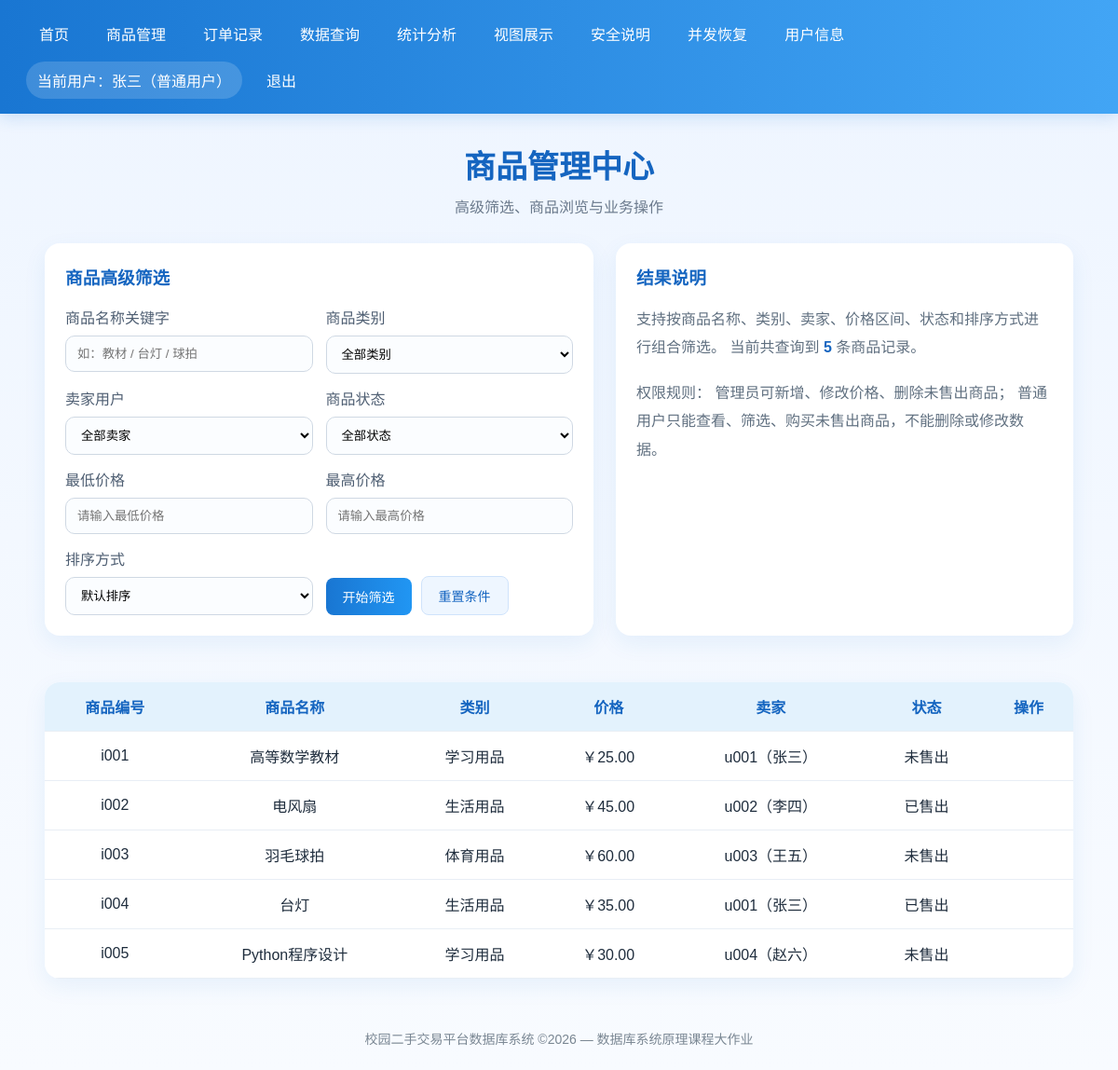
The page /items (signed in) on the database as committed earlier.
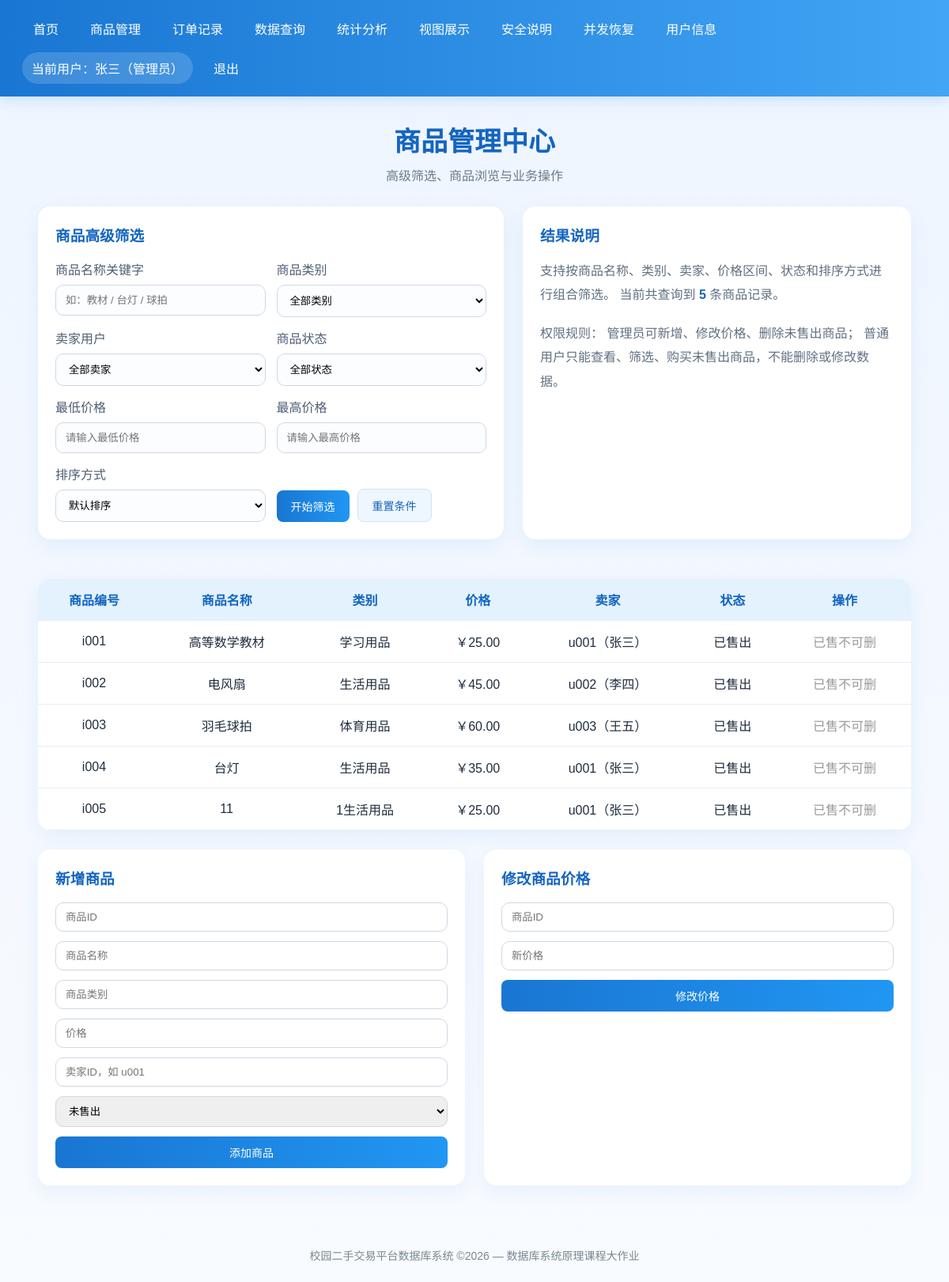
The same page on the database as committed later.
### tables this page shows
CREATE TABLE item (
    item_id TEXT PRIMARY KEY,
    item_name TEXT NOT NULL,
    category TEXT NOT NULL,
    price REAL NOT NULL CHECK(price >= 0),
    seller_id TEXT NOT NULL,
    status INTEGER NOT NULL CHECK(status IN (0, 1)),
    FOREIGN KEY (seller_id) REFERENCES user(user_id)
);

CREATE TABLE user (
    user_id TEXT PRIMARY KEY,
    username TEXT NOT NULL,
    password TEXT NOT NULL,
    gender TEXT NOT NULL,
    phone TEXT NOT NULL,
    role TEXT NOT NULL CHECK(role IN ('admin', 'user'))
);

### app.py (the view)
@app.route("/items")
@login_required
def items():
    keyword = request.args.get("keyword", "").strip()
    category = request.args.get("category", "").strip()
    seller_id = request.args.get("seller_id", "").strip()
    status = request.args.get("status", "").strip()
    min_price = request.args.get("min_price", "").strip()
    max_price = request.args.get("max_price", "").strip()
    sort_by = request.args.get("sort_by", "").strip()
    conn = get_db_connection()
    categories = conn.execute("SELECT DISTINCT category FROM item ORDER BY category").fetchall()
    sellers = conn.execute("SELECT user_id, username FROM user ORDER BY user_id").fetchall()
    sql = """
        SELECT item.*, user.username AS seller_name
        FROM item
        JOIN user ON item.seller_id = user.user_id
        WHERE 1=1
    """
    params = []
    if keyword:
        sql += " AND item.item_name LIKE ?"
        params.append(f"%{keyword}%")
    if category:
        sql += " AND item.category = ?"
        params.append(category)
    if seller_id:
        sql += " AND item.seller_id = ?"
        params.append(seller_id)
    if status != "":
        sql += " AND item.status = ?"
        params.append(int(status))
    if min_price:
        try:
            sql += " AND item.price >= ?"
            params.append(float(min_price))
        except ValueError:
            flash("最低价格格式不正确。")
    if max_price:
        try:
            sql += " AND item.price <= ?"
            params.append(float(max_price))
        except ValueError:
            flash("最高价格格式不正确。")
    if sort_by == "price_asc":
        sql += " ORDER BY item.price ASC"
    elif sort_by == "price_desc":
        sql += " ORDER BY item.price DESC"
    elif sort_by == "name_asc":
        sql += " ORDER BY item.item_name ASC"
    elif sort_by == "name_desc":
        sql += " ORDER BY item.item_name DESC"
    else:
        sql += " ORDER BY item.item_id ASC"
    items_data = conn.execute(sql, params).fetchall()
    conn.close()
    filters = {
        "keyword": keyword,
        "category": category,
        "seller_id": seller_id,
        "status": status,
        "min_price": min_price,
        "max_price": max_price,
        "sort_by": sort_by
    }
    return render_template(
        "items.html",
        items=items_data,
        categories=categories,
        sellers=sellers,
        filters=filters
    )

### app.py (called while the page is built)
def get_db_connection():
    conn = sqlite3.connect(DATABASE)
    conn.row_factory = sqlite3.Row
    conn.execute("PRAGMA foreign_keys = ON")
    return conn

def login_required(f):
    @wraps(f)
    def wrapper(*args, **kwargs):
        if "user_id" not in session:
            flash("请先登录后再访问。")
            return redirect(url_for("login"))
        return f(*args, **kwargs)
    return wrapper

### templates/items.html (shortened to what this page needs)
{% extends "base.html" %}
{% block content %}
<h1 class="page-title">商品管理中心</h1>
<p class="page-subtitle">高级筛选、商品浏览与业务操作</p>
<div class="filter-layout">
    <div class="panel">
        <h3 style="color:#1565c0; margin-bottom:18px;">商品高级筛选</h3>
        <form class="filter-form" method="get" action="{{ url_for('items') }}">
            <div class="filter-group">
                <label>商品名称关键字</label>
                <input type="text" name="keyword" value="{{ filters.keyword }}" placeholder="如：教材 / 台灯 / 球拍">
            </div>
            <div class="filter-group">
                <label>商品类别</label>
                <select name="category">
                    <option value="">全部类别</option>
                </select>
            </div>
            <div class="filter-group">
                <label>卖家用户</label>
                <select name="seller_id">
                    <option value="">全部卖家</option>
                </select>
            </div>
            <div class="filter-group">
                <label>商品状态</label>
                <select name="status">
                    <option value="">全部状态</option>
                </select>
            </div>
            <div class="filter-group">
                <label>最低价格</label>
                <input type="number" step="0.01" name="min_price" value="{{ filters.min_price }}" placeholder="请输入最低价格">
            </div>
            <div class="filter-group">
                <label>最高价格</label>
                <input type="number" step="0.01" name="max_price" value="{{ filters.max_price }}" placeholder="请输入最高价格">
            </div>
            <div class="filter-group">
                <label>排序方式</label>
                <select name="sort_by">
                    <option value="">默认排序</option>
                </select>
            </div>
            <div style="display:flex; gap:10px; align-items:end;">
                <button class="btn" type="submit">开始筛选</button>
                <a class="btn-light" href="{{ url_for('items') }}">重置条件</a>
            </div>
        </form>
    </div>
    <div class="panel">
        <h3 style="color:#1565c0; margin-bottom:18px;">结果说明</h3>
        <p style="line-height:1.9; color:#607080;">
            支持按商品名称、类别、卖家、价格区间、状态和排序方式进行组合筛选。
            当前共查询到 <strong style="color:#1565c0;">{{ items|length }}</strong> 条商品记录。
        </p>
        <br>
        <p style="line-height:1.9; color:#607080;">
            权限规则：
            管理员可新增、修改价格、删除未售出商品；
            普通用户只能查看、筛选、购买未售出商品，不能删除或修改数据。
        </p>
    </div>
</div>
<div class="table-wrap">
    <table>
        <thead>
            <tr>
                <th>商品编号</th>
                <th>商品名称</th>
                <th>类别</th>
                <th>价格</th>
                <th>卖家</th>
                <th>状态</th>
                <th>操作</th>
            </tr>
        </thead>
        <tbody>
            {% for item in items %}
            <tr>
                <td>{{ item['item_id'] }}</td>
                <td>{{ item['item_name'] }}</td>
                <td>{{ item['category'] }}</td>
                <td>￥{{ '%.2f'|format(item['price']) }}</td>
                <td>{{ item['seller_id'] }}（{{ item['seller_name'] }}）</td>
                <td>{{ '未售出' if item['status'] == 0 else '已售出' }}</td>
                <td>
                    {% if session.get('role') == 'admin' %}
                        {% if item['status'] == 0 %}
                            <a class="danger-btn" href="{{ url_for('delete_item', item_id=item['item_id']) }}"
                               onclick="return confirm('确认删除该未售出商品吗？')">删除</a>
                        {% else %}
                            <span style="color:#999;">已售不可删</span>
                        {% endif %}
                    {% endif %}
                </td>
            </tr>
            {% endfor %}
        </tbody>
    </table>
</div>
{% if session.get('role') == 'admin' %}
<div class="form-grid">
    <div class="panel form-panel">
        <h3 style="color:#1565c0; margin-bottom:18px;">新增商品</h3>
        <form method="post" action="{{ url_for('add_item') }}">
            <input type="text" name="item_id" placeholder="商品ID" required>
            <input type="text" name="item_name" placeholder="商品名称" required>
            <input type="text" name="category" placeholder="商品类别" required>
            <input type="number" step="0.01" name="price" placeholder="价格" required>
            <input type="text" name="seller_id" placeholder="卖家ID，如 u001" required>
            <select name="status">
                <option value="0">未售出</option>
            </select>
            <button class="btn" type="submit">添加商品</button>
        </form>
    </div>
    <div class="panel form-panel">
        <h3 style="color:#1565c0; margin-bottom:18px;">修改商品价格</h3>
        <form method="post" action="{{ url_for('update_price') }}">
            <input type="text" name="item_id" placeholder="商品ID" required>
            <input type="number" step="0.01" name="new_price" placeholder="新价格" required>
            <button class="btn" type="submit">修改价格</button>
        </form>
    </div>
</div>
{% endif %}
{% endblock %}

### templates/base.html (shortened to what this page needs)
<!DOCTYPE html>
<html lang="zh-CN">
<head>
</head>
<body>
    <div class="navbar">
        <div class="nav-left">
            {% if session.get("user_id") %}
                <a href="{{ url_for('index') }}">首页</a>
                <a href="{{ url_for('items') }}">商品管理</a>
                <a href="{{ url_for('orders') }}">订单记录</a>
                <a href="{{ url_for('queries') }}">数据查询</a>
                <a href="{{ url_for('stats') }}">统计分析</a>
                <a href="{{ url_for('views_page') }}">视图展示</a>
                <a href="{{ url_for('security') }}">安全说明</a>
                <a href="{{ url_for('concurrency') }}">并发恢复</a>
                <a href="{{ url_for('users') }}">用户信息</a>
            {% endif %}
        </div>
        <div class="nav-right">
            {% if session.get("username") %}
                <span class="nav-user">当前用户：{{ session.get("username") }}（{{ '管理员' if session.get('role') == 'admin' else '普通用户' }}）</span>
                <a href="{{ url_for('logout') }}">退出</a>
            {% endif %}
        </div>
    </div>
    <div class="container">
        {% block content %}{% endblock %}
    </div>
    <div class="footer">
        校园二手交易平台数据库系统 ©2026 — 数据库系统原理课程大作业
    </div>
</body>
</html>

### templates/base.html (style rules this page uses)
* { box-sizing: border-box; margin: 0; padding: 0; font-family: "Microsoft YaHei", Arial, sans-serif; }
body { background: linear-gradient(180deg, #eef5ff 0%, #f8fbff 100%); color: #1f2d3d; }
.navbar { background: linear-gradient(90deg, #1976d2, #42a5f5); color: white; padding: 16px 28px; display: flex; justify-content: space-between; align-items: center; box-shadow: 0 4px 16px rgba(25,118,210,0.18); flex-wrap: wrap; gap: 10px; }
.nav-left, .nav-right { display: flex; align-items: center; gap: 12px; flex-wrap: wrap; }
.navbar a { color: white; text-decoration: none; padding: 8px 14px; border-radius: 8px; transition: 0.2s; }
.nav-user { background: rgba(255,255,255,0.16); padding: 8px 12px; border-radius: 20px; }
.container { width: 92%; max-width: 1240px; margin: 30px auto; }
.page-title { text-align: center; color: #1565c0; font-size: 34px; margin-bottom: 8px; }
.page-subtitle { text-align: center; color: #6b7a8c; margin-bottom: 28px; }
.btn, .btn-light, .danger-btn { display: inline-block; padding: 10px 18px; border-radius: 8px; text-decoration: none; border: none; cursor: pointer; font-size: 14px; }
.btn { background: linear-gradient(90deg, #1976d2, #2196f3); color: white; }
.btn-light { background: #eef6ff; color: #1565c0; border: 1px solid #cfe3fb; }
.table-wrap, .panel { background: white; border-radius: 16px; overflow: hidden; box-shadow: 0 8px 24px rgba(25,118,210,0.08); margin-bottom: 24px; }
.panel { padding: 22px; }
table { width: 100%; border-collapse: collapse; }
th, td { padding: 14px 12px; border-bottom: 1px solid #e8eef5; text-align: center; }
th { background: #e3f2fd; color: #1565c0; }
.filter-layout { display: grid; grid-template-columns: 1.2fr 1fr; gap: 24px; margin-bottom: 26px; }
.filter-form { display: grid; grid-template-columns: 1fr 1fr; gap: 14px; }
.filter-group label { display: block; margin-bottom: 8px; color: #4f5f73; font-weight: 500; }
.filter-group input, .filter-group select { width: 100%; padding: 11px 12px; border: 1px solid #cfd8e3; border-radius: 10px; background: #fbfdff; }
.form-grid { display: grid; grid-template-columns: 1fr 1fr; gap: 24px; }
.form-panel form { display: flex; flex-direction: column; gap: 12px; }
.form-panel input, .form-panel select { padding: 10px 12px; border: 1px solid #cfd8e3; border-radius: 10px; }
.footer { text-align: center; color: #7a8793; font-size: 14px; padding: 24px 0; }

Rows that differ between the two databases and show on the page:
changed item "高等数学教材": status "未售出" → "已售出"; now shows "已售不可删"
shown differently, row unchanged: item "电风扇": now shows "已售不可删"
changed item "羽毛球拍": status "未售出" → "已售出"; now shows "已售不可删"
shown differently, row unchanged: item "台灯": now shows "已售不可删"
changed item "i005": item_name "Python程序设计" → "11"; category "学习用品" → "1生活用品"; price "30.00" → "25.00"; seller_id "u004" → "u001"; seller_name "赵六" → "张三"; status "未售出" → "已售出"; now shows "已售不可删"
Other text that changed with them:
{{ '管理员' if session.get('role') == 'admin' else '普通用户' }}: "普通用户" → "管理员"
form field status: (not shown) → "未售出"
text now shown: "新增商品 添加商品 修改商品价格 修改价格"
